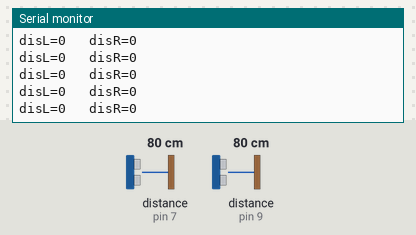
This sketch was run on a simulated Arduino Uno, built with avr-gcc and run on an emulated ATmega328P. Shown: the last lines printed to the serial monitor. Inputs (shaded band) come from the test bench; at power-on: distance to the obstacle (sensors on pin 9, pin 7) 80 cm.

Above: at 1.2 s.
1.3 s: distance to the obstacle (sensor on pin 9) set to 34 cm
2.8 s: distance to the obstacle (sensor on pin 9) set to 28 cm
At 3.8 s:
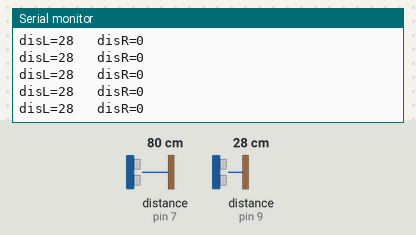
5.8 s: distance to the obstacle (sensor on pin 7) set to 33 cm
7.3 s: distance to the obstacle (sensor on pin 7) set to 28 cm
At 8.1 s:
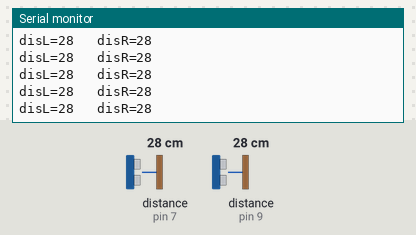

Measured:
- after the input at 2.8 s, the serial monitor: prints a new line after 0.07 s (image 1)
- after the input at 7.3 s, the serial monitor: prints a new line after 0.08 s (image 2)

The sketch:

Ultra_test.ino
```cpp
#include <NewPing.h>
int disR;
int disL;
int MAX=30;
void setup() {
  // put your setup code here, to run once:
Serial.begin(9600);
}

void loop() {
  // put your main code here, to run repeatedly:
disL=NewPing(6,7,MAX).ping_cm();
disR=NewPing(8,9,MAX).ping_cm();

Serial.print("disL=");
Serial.print(disR);
Serial.print("   ");
Serial.print("disR=");
Serial.println(disL);
}
```
